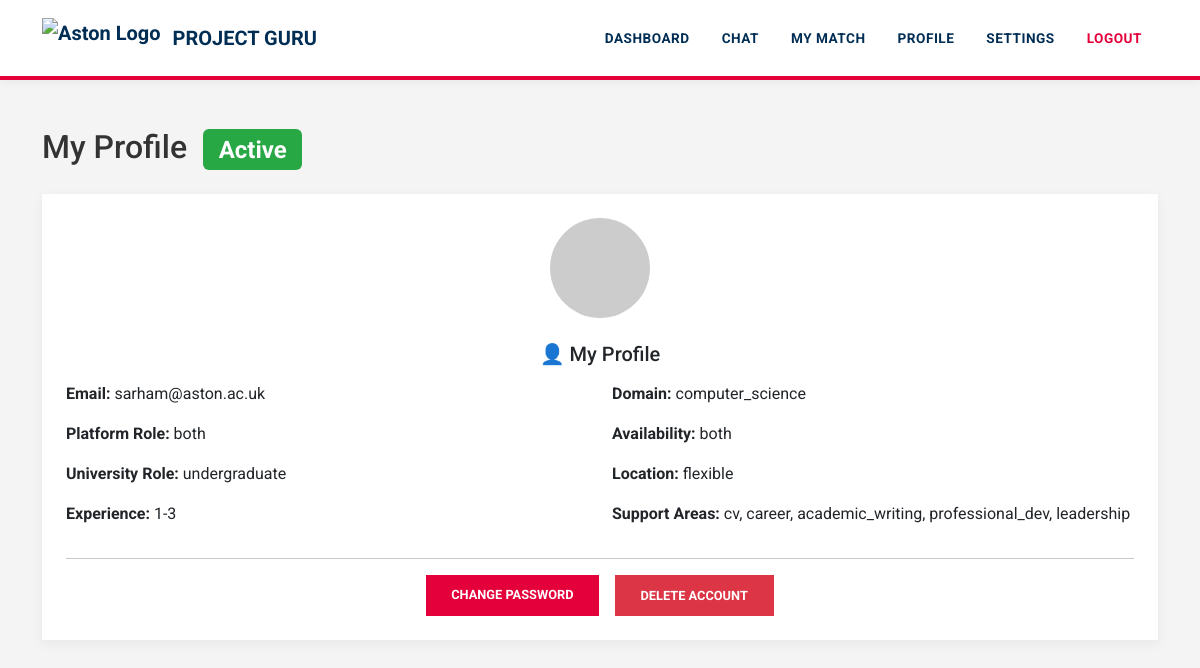
Page /profile (signed in) on the committed database.
### tables this page shows
CREATE TABLE users (
    id INTEGER PRIMARY KEY AUTOINCREMENT,
    email TEXT UNIQUE,
    password TEXT,
    role TEXT,
    level TEXT,
    status TEXT
, experience TEXT, domain TEXT, availability TEXT, location TEXT);

CREATE TABLE questionnaires (
    id INTEGER PRIMARY KEY AUTOINCREMENT,
    user_id INTEGER,
    help_areas TEXT, experience TEXT, domain TEXT, availability TEXT, location TEXT,
    FOREIGN KEY (user_id) REFERENCES users(id)
);

### app.py (the view)
@app.route("/profile")
def profile():
    if "user_id" not in session:
        return redirect("/login")
    conn = get_db()
    user = conn.execute("""
    SELECT u.*, q.help_areas
    FROM users u
    LEFT JOIN questionnaires q ON u.id = q.user_id
    WHERE u.id=?
    """,(session["user_id"],)).fetchone()
    matches = conn.execute("""
    SELECT * FROM matches
    WHERE mentor_id=? OR mentee_id=?
    """,(session["user_id"],session["user_id"])).fetchall()
    conn.close()
    return render_template("profile.html",user=user,matches=matches)

### app.py (called while the page is built)
def get_db():
    conn = sqlite3.connect("database.db", timeout=30)
    conn.row_factory = sqlite3.Row
    return conn

### templates/profile.html (shortened to what this page needs)
<!DOCTYPE html>
<html>
<head>
<link href="https://cdn.jsdelivr.net/npm/bootstrap@5.3.2/dist/css/bootstrap.min.css" rel="stylesheet">
</head>
<body>
{% include "navbar.html" %}
<div class="container mt-5">
<h2 class="mb-4">
My Profile
<span class="badge badge-status ms-2">Active</span>
</h2>
<div class="card shadow profile-card p-4">
<div class="text-center mb-4">
<img
src="https://ui-avatars.com/api/?name={{ user.email }}&background=6f2da8&color=fff&size=100"
class="avatar">
</div>
<h5 class="mb-3 text-center">👤 My Profile</h5>
<div class="row">
<div class="col-md-6">
<p><strong>Email:</strong> {{ user.email }}</p>
<p><strong>Platform Role:</strong> {{ user.role }}</p>
<p><strong>University Role:</strong> {{ user.level }}</p>
<p><strong>Experience:</strong> {{ user.experience }}</p>
</div>
<div class="col-md-6">
<p><strong>Domain:</strong> {{ user.domain }}</p>
<p><strong>Availability:</strong> {{ user.availability }}</p>
<p><strong>Location:</strong> {{ user.location }}</p>
<p><strong>Support Areas:</strong> {{ user.help_areas }}</p>
</div>
</div>
<hr>
<div class="d-flex justify-content-center gap-3">
<a href="/change_password" class="btn btn-primary">
Change Password
</a>
<a href="/delete_account" class="btn btn-danger">
Delete Account
</a>
</div>
</div>
</div>
</body>
</html>

### templates/profile.html (style rules this page uses)
body { background:#f7f3fb; }
.profile-card { border-radius:12px; }
.avatar { width:100px; height:100px; border-radius:50%; }
.badge-status { background:#28a745; font-size:14px; padding:6px 10px; }

### templates/navbar.html (style rules this page uses)
:root { --aston-navy: #002d54; --aston-red: #e4003a; --aston-grey: #f4f4f4; --aston-dark-grey: #333333; }
body { background-color: var(--aston-grey) !important; font-family: 'Roboto', Arial, sans-serif !important; color: var(--aston-dark-grey); }
.card { border: none !important; border-radius: 0 !important; box-shadow: 0 4px 12px rgba(0,0,0,0.05) !important; }
.btn { border-radius: 0 !important; font-weight: 700 !important; text-transform: uppercase; font-size: 0.8rem; padding: 10px 25px !important; }
.btn-primary { background-color: var(--aston-red) !important; border: none !important; }

### rows in the picture
users: email "sarham@aston.ac.uk", role "both", level "undergraduate", experience "1-3", domain "computer_science", availability "both", location "flexible"
questionnaires: help_areas "cv, career, academic_writing, professional_dev, leadership"
